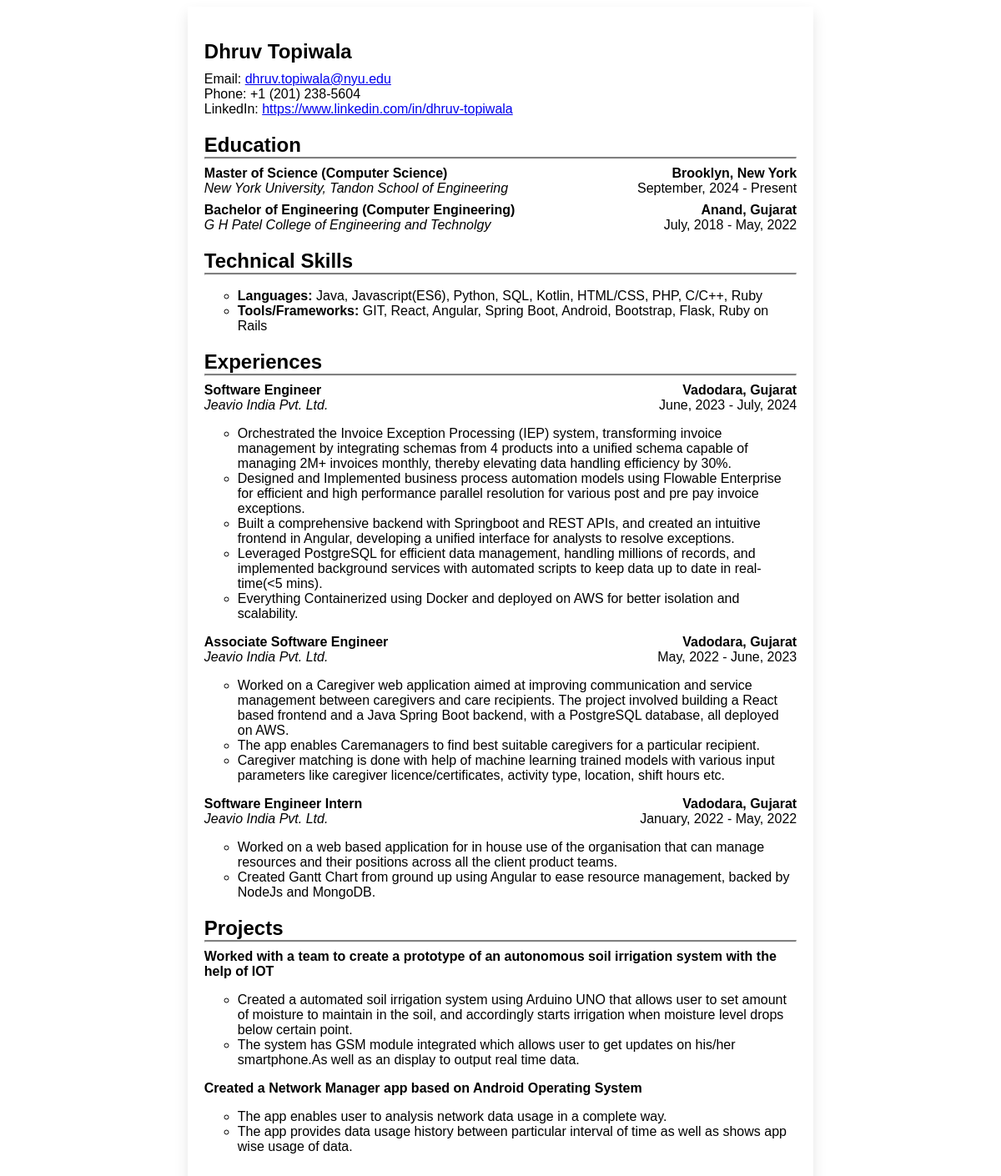
Screenshot of /resume/ with the database file from the repository.
### resume/models.py (models this page shows, shortened)
class Person(models.Model):
    name = models.CharField(max_length=100)
    email = models.EmailField()
    phone = models.CharField(max_length=20)
    linkedin_url = models.URLField(max_length=200, blank=True)

class Education(models.Model):
    person = models.ForeignKey(Person, related_name='education', on_delete=models.CASCADE)
    degree = models.CharField(max_length=200)
    institution = models.CharField(max_length=200)
    location = models.CharField(max_length=100)
    start_year = models.DateField()
    end_year = models.DateField(blank=True, null=True)
    coursework = models.TextField(blank=True)

class Skill(models.Model):
    person = models.ForeignKey(Person, related_name='skills', on_delete=models.CASCADE)
    category = models.CharField(max_length=100, blank=True)
    skills_list = models.TextField()

class Experience(models.Model):
    person = models.ForeignKey(Person, related_name='experiences', on_delete=models.CASCADE)
    title = models.CharField(max_length=100)
    company = models.CharField(max_length=100)
    location = models.CharField(max_length=100)
    start_date = models.DateField()
    end_date = models.DateField(blank=True, null=True)

class Detail(models.Model):
    experience = models.ForeignKey(Experience, related_name = 'expirence_details', on_delete=models.CASCADE, blank=True, null=True)
    project = models.ForeignKey(Project, related_name = 'project_details', on_delete=models.CASCADE, blank=True, null=True)
    description = models.TextField()

class Project(models.Model):
    person = models.ForeignKey(Person, related_name='projects', on_delete=models.CASCADE)
    title = models.CharField(max_length=200)

### resume/views.py (the view)
# urls.py: path("", views.IndexView, name="index"),
def IndexView(request):
    person = Person.objects.prefetch_related('education', 'skills', 'experiences', 'projects').first()
    context = {'person': person}
    return render(request, 'resume/cv.html', context)

### resume/templates/resume/cv.html (shortened to what this page needs)
{% load static %}
<!DOCTYPE html>
<html lang="en">
<head>
    <link rel="stylesheet" href="{% static 'resume/style.css' %}">
</head>
<body>
    <div class="card">
        <header>
            <h2>{{ person.name }}</h2><br>
            <p>Email: <a href="mailto:{{ person.email }}">{{ person.email }}</a></p>
            <p>Phone: {{ person.phone }}</p>
            <p>LinkedIn: <a href="{{ person.linkedin_url }}">{{ person.linkedin_url }}</a></p>
        </header>
        <section>
            <h2>Education</h2>
            <hr>
            {% for edu in person.education.all reversed%}
                <div class="cventry">
                    <div class="container">
                        <p><b>{{ edu.degree }}</b></p>
                        <p><b>{{ edu.location }}</b></p>
                    </div>
                    <div class="container">
                        <p><i>{{ edu.institution }}</i></p>
                        <p>{{ edu.start_year|date:"F, Y" }} - {{ edu.end_year|date:"F, Y"|default:"Present" }}</p>
                    </div>
                </div>
            {% endfor %}
        </section>
        <section>
            <h2>Technical Skills</h2>
            <hr>
            <ul type="circle">
                {% for skill in person.skills.all %}
                    <li><b>{{ skill.category }}: </b>{{ skill.skills_list }}</li>
                {% endfor %}
            </ul>
        </section>
        <section>
            <h2>Experiences</h2>
            <hr>
            {% for exp in person.experiences.all reversed%}
                <div cventry>
                    <div class="container">
                        <p><b>{{ exp.title }}</b></p>
                        <p><b>{{ exp.location }}</b></p>
                    </div>
                    <div class="container">
                        <p><i>{{exp.company }}</i></p>
                        <p>{{ exp.start_date|date:"F, Y" }} - {{ exp.end_date|date:"F, Y"|default:"Present" }}</p>
                    </div>
                    <ul type="circle">
                        {% for detail in exp.expirence_details.all %}
                            <li>{{detail.description}}</li>
                        {% endfor %}
                    </ul>
                </div>
            {% endfor %}
        </section>
        <section>
            <h2>Projects</h2>
            <hr>
            {% for proj in person.projects.all %}
                <div>
                    <p><b>{{ proj.title }}</p></b></p>
                    <ul type="circle">
                        {% for detail in proj.project_details.all %}
                            <li>{{detail.description}}</li>
                        {% endfor %}
                    </ul>
                </div>
            {% endfor %}
        </section>
    </div>
</body>
</html>

### resume/static/resume/style.css (style rules this page uses)
body { font-family: sans-serif; display: flex; justify-content: center; }
.card { width: 60%; max-width: 1200px; padding: 20px; background-color: #fff; box-shadow: 0 8px 16px rgba(0, 0, 0, 0.1); }
.cventry { display: flex; flex-direction: column; margin-bottom: 8px; }
.container { display: flex; justify-content: space-between; }
h2 { margin-bottom: -8px; }
hr { border-top: 2px solid #808080; }
p { padding: 0px; margin: 0px; }

### rows the page displays
Person: name "Dhruv Topiwala", email "dhruv.topiwala@nyu.edu", phone "+1 (201) 238-5604", linkedin_url "https://www.linkedin.com/in/dhruv-topiwala"
Education: degree "Master of Science (Computer Science)", location "Brooklyn, New York", institution "New York University, Tandon School of Engineering", start_year "September, 2024", end_year "Present"
Education: degree "Bachelor of Engineering (Computer Engineering)", location "Anand, Gujarat", institution "G H Patel College of Engineering and Technolgy", start_year "July, 2018", end_year "May, 2022"
Skill: category "Languages", skills_list "Java, Javascript(ES6), Python, SQL, Kotlin, HTML/CSS, PHP, C/C++, Ruby"
Skill: category "Tools/Frameworks", skills_list "GIT, React, Angular, Spring Boot, Android, Bootstrap, Flask, Ruby on Rails"
Experience: title "Software Engineer", location "Vadodara, Gujarat", company "Jeavio India Pvt. Ltd.", start_date "June, 2023", end_date "July, 2024"
Detail: description "Orchestrated the Invoice Exception Processing (IEP) system, transforming invoice management by integrating schemas from 4 products into a unified schema capable of managing 2M+ invoices monthly, thereby elevating data handling efficiency by 30%."
Detail: description "Designed and Implemented business process automation models using Flowable Enterprise for efficient and high performance parallel resolution for various post and pre pay invoice exceptions."
Detail: description "Built a comprehensive backend with Springboot and REST APIs, and created an intuitive frontend in Angular, developing a unified interface for analysts to resolve exceptions."
Detail: description "Leveraged PostgreSQL for efficient data management, handling millions of records, and implemented background services with automated scripts to keep data up to date in real-time(<5 mins)."
Detail: description "Everything Containerized using Docker and deployed on AWS for better isolation and scalability."
Experience: title "Associate Software Engineer", location "Vadodara, Gujarat", company "Jeavio India Pvt. Ltd.", start_date "May, 2022", end_date "June, 2023"
Detail: description "Worked on a Caregiver web application aimed at improving communication and service management between caregivers and care recipients. The project involved building a React based frontend and a Java Spring Boot backend, with a PostgreSQL database, all deployed on AWS."
Detail: description "The app enables Caremanagers to find best suitable caregivers for a particular recipient."
Detail: description "Caregiver matching is done with help of machine learning trained models with various input parameters like caregiver licence/certificates, activity type, location, shift hours etc."
Experience: title "Software Engineer Intern", location "Vadodara, Gujarat", company "Jeavio India Pvt. Ltd.", start_date "January, 2022", end_date "May, 2022"
Detail: description "Worked on a web based application for in house use of the organisation that can manage resources and their positions across all the client product teams."
Detail: description "Created Gantt Chart from ground up using Angular to ease resource management, backed by NodeJs and MongoDB."
Project: title "Worked with a team to create a prototype of an autonomous soil irrigation system with the help of IOT"
Detail: description "Created a automated soil irrigation system using Arduino UNO that allows user to set amount of moisture to maintain in the soil, and accordingly starts irrigation when moisture level drops below certain point."
Detail: description "The system has GSM module integrated which allows user to get updates on his/her smartphone.As well as an display to output real time data."
Project: title "Created a Network Manager app based on Android Operating System"
Detail: description "The app enables user to analysis network data usage in a complete way."
Detail: description "The app provides data usage history between particular interval of time as well as shows app wise usage of data."
